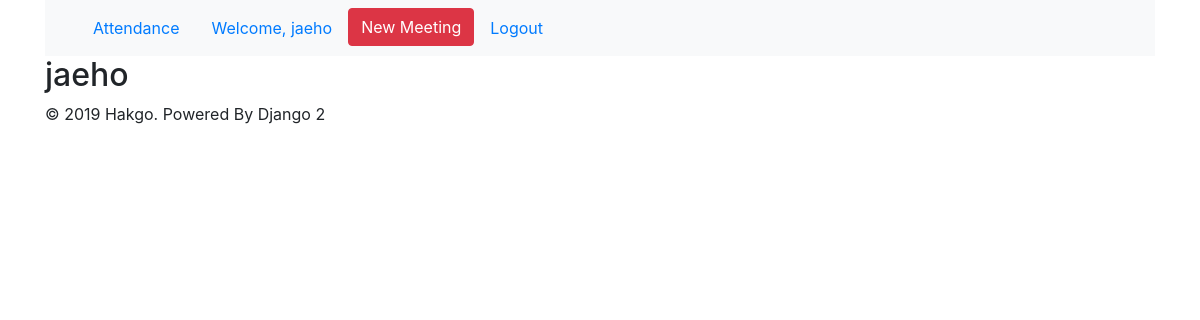
Before: /user_list/1/ (signed in) with the older database file.
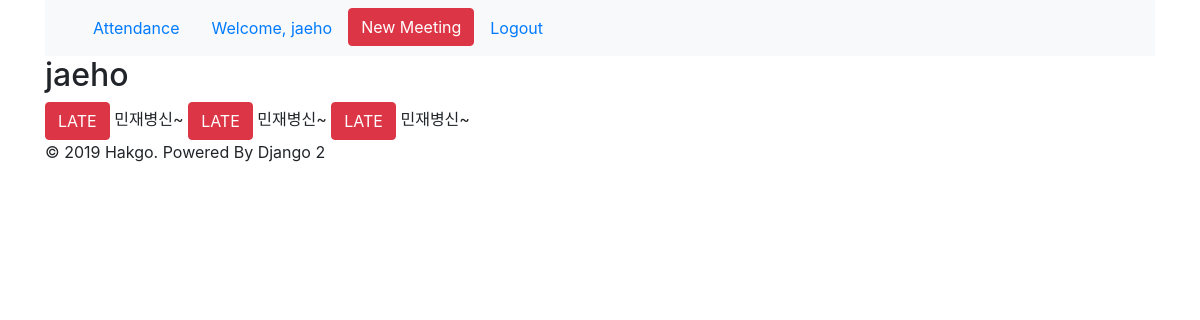
After: the same page with the newer database file.
### home/models.py (models this page shows, shortened)
class MeetingAttendance(models.Model):
    meeting = models.ForeignKey(Meeting, on_delete=models.CASCADE)
    user = models.ForeignKey(User, on_delete=models.CASCADE)
    check_date = models.DateTimeField(auto_now_add=True)
    def not_late(self):
        return self.check_date <= self.meeting.meeting_date

class Meeting(models.Model):
    title = models.CharField(max_length=100)
    meeting_date = models.DateTimeField()
    def __str__(self):
        return self.title

### home/views.py (the view)
# urls.py: path('user_list/<int:pk>/', UserListView.as_view(), name='user_list'),
class UserListView(ListView):
    model = MeetingAttendance
    template_name = 'home/user_list.html'

### home/templates/home/user_list.html (shortened to what this page needs)
{% extends 'base.html' %}
{% block content %}
    <h2>{{ user.username }}</h2>
    {% for attendance in object_list %}
        {% if attendance.user == user %}
            {% if attendance.not_late %}
                <a href="{% url 'detail' pk=attendance.meeting.id %}" class="btn btn-success">SAFE</a>
            {% else %}
                <a href="{% url 'detail' pk=attendance.meeting.id %}" class="btn btn-danger">LATE</a>
            {% endif %}
            {{ attendance.meeting }}
        {% endif %}
    {% endfor %}
{% endblock %}

Changed rows visible on the page:
added MeetingAttendance: shows "LATE", meeting "민재병신~"
added MeetingAttendance: shows "LATE", meeting "민재병신~"
added MeetingAttendance: shows "LATE", meeting "민재병신~"
